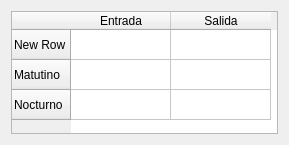
<?xml version="1.0" encoding="UTF-8"?>
<ui version="4.0">
 <class>Dialog</class>
 <widget class="QDialog" name="Dialog">
  <property name="geometry">
   <rect>
    <x>0</x>
    <y>0</y>
    <width>289</width>
    <height>145</height>
   </rect>
  </property>
  <property name="windowTitle">
   <string>Dialog</string>
  </property>
  <layout class="QGridLayout" name="gridLayout">
   <item row="0" column="0">
    <widget class="QTableWidget" name="tableWidget">
     <row>
      <property name="text">
       <string>New Row</string>
      </property>
     </row>
     <row>
      <property name="text">
       <string>Matutino</string>
      </property>
     </row>
     <row>
      <property name="text">
       <string>Nocturno</string>
      </property>
     </row>
     <column>
      <property name="text">
       <string>Entrada</string>
      </property>
     </column>
     <column>
      <property name="text">
       <string>Salida</string>
      </property>
     </column>
    </widget>
   </item>
  </layout>
 </widget>
 <resources/>
 <connections/>
</ui>
